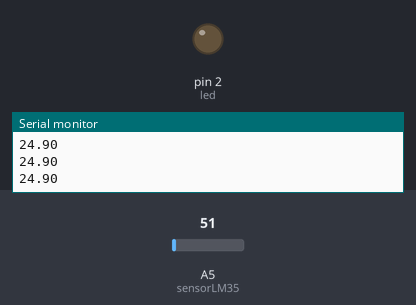
This sketch was run on a simulated Arduino Uno, built with avr-gcc and run on an emulated ATmega328P. Parts: output pins drawn as LEDs (lit = HIGH), the last lines printed to the serial monitor. Inputs (shaded band) come from the test bench; at power-on: A5 (sensorLM35) = 51.

Above: at 1.3 s.
1.4 s: A5 (sensorLM35) set to 55
3.2 s: A5 (sensorLM35) set to 62
At 4.7 s:
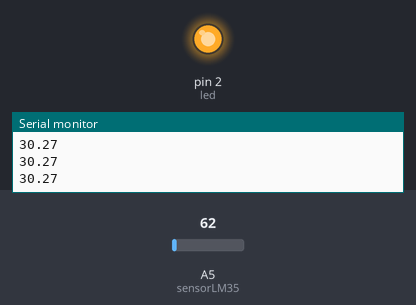
5.5 s: A5 (sensorLM35) set to 30
At 7.2 s:
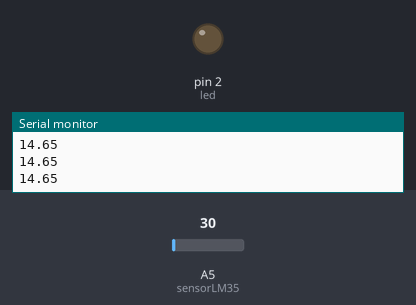
7.5 s: A5 (sensorLM35) set to 61
At 9.1 s:
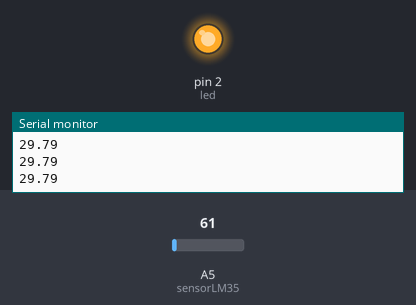
Timing chart, 0 to 10.5 s (numbered marks = the images above; inputs shaded):
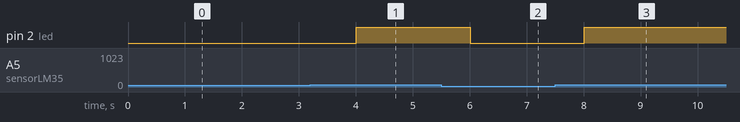

Measured:
- the behaviour switches between 57 and 58 on A5 (sensorLM35) (found by bisection; images 0 and 1)
- after the input at 3.2 s, pin 2 (led): LOW → HIGH after 0.80 s
- after the input at 5.5 s, pin 2 (led): HIGH → LOW after 0.51 s
- after the input at 7.5 s, pin 2 (led): LOW → HIGH after 0.51 s

The sketch:

LM35_1led.ino
```cpp
int sensorLM35 = A5;
int led = 2;

void setup(){
  Serial.begin(9600);
  pinMode(led, OUTPUT);
}

void loop(){
  int readingLM35 = analogRead(sensorLM35); //đọc dữ liệu từ cảm biến

  float vol = readingLM35 * 5.0 / 1024;     //tính cường độ dòng điện

  float degree = vol * 100;                 //convert ra nhiệt độ

  Serial.println(degree);
  delay(500);

  if (degree >= 28.00){
    digitalWrite(led, HIGH);
  }else{
    digitalWrite(led, LOW);
  }
}
```
